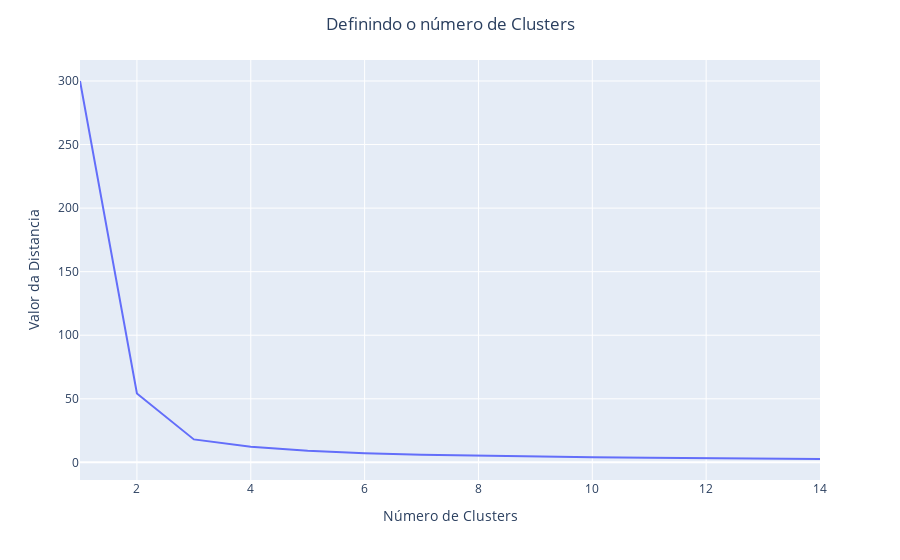

The notebook cell this image was saved under:
### Markdown cell above
### Visualizando o grafico de clusters

### Code cell
grafico_cotovelo_petala = px.line(x= range(1,15), y=wcss_petalas)
grafico_cotovelo_petala.update_xaxes(title_text = 'Número de Clusters')
grafico_cotovelo_petala.update_yaxes(title_text = 'Valor da Distancia')
grafico_cotovelo_petala.update_layout(title_text = 'Definindo o número de Clusters', title_x = 0.5)
grafico_cotovelo_petala.show()

### Figure 1 — Plotly figure (JSON) as saved in the notebook; plotly's stock layout.template omitted (floating-point values rounded to 4 significant figures)
{"data": [{"hovertemplate": "x=%{x}<br>y=%{y}<extra></extra>", "legendgroup": "", "line": {"color": "#636efa", "dash": "solid"}, "marker": {"symbol": "circle"}, "mode": "lines", "name": "", "orientation": "v", "showlegend": false, "type": "scatter", "x": [1, 2, 3, 4, 5, 6, 7, 8, 9, 10, 11, 12, 13, 14], "xaxis": "x", "y": [300, 54.15, 18.05, 12.31, 9.181, 7.215, 6.027, 5.173, 4.419, 3.914, 3.602, 3.28, 2.908, 2.634], "yaxis": "y"}], "layout": {"legend": {"tracegroupgap": 0}, "margin": {"t": 60}, "title": {"text": "Definindo o número de Clusters", "x": 0.5}, "xaxis": {"anchor": "y", "domain": [0, 1], "title": {"text": "Número de Clusters"}}, "yaxis": {"anchor": "x", "domain": [0, 1], "title": {"text": "Valor da Distancia"}}}}
